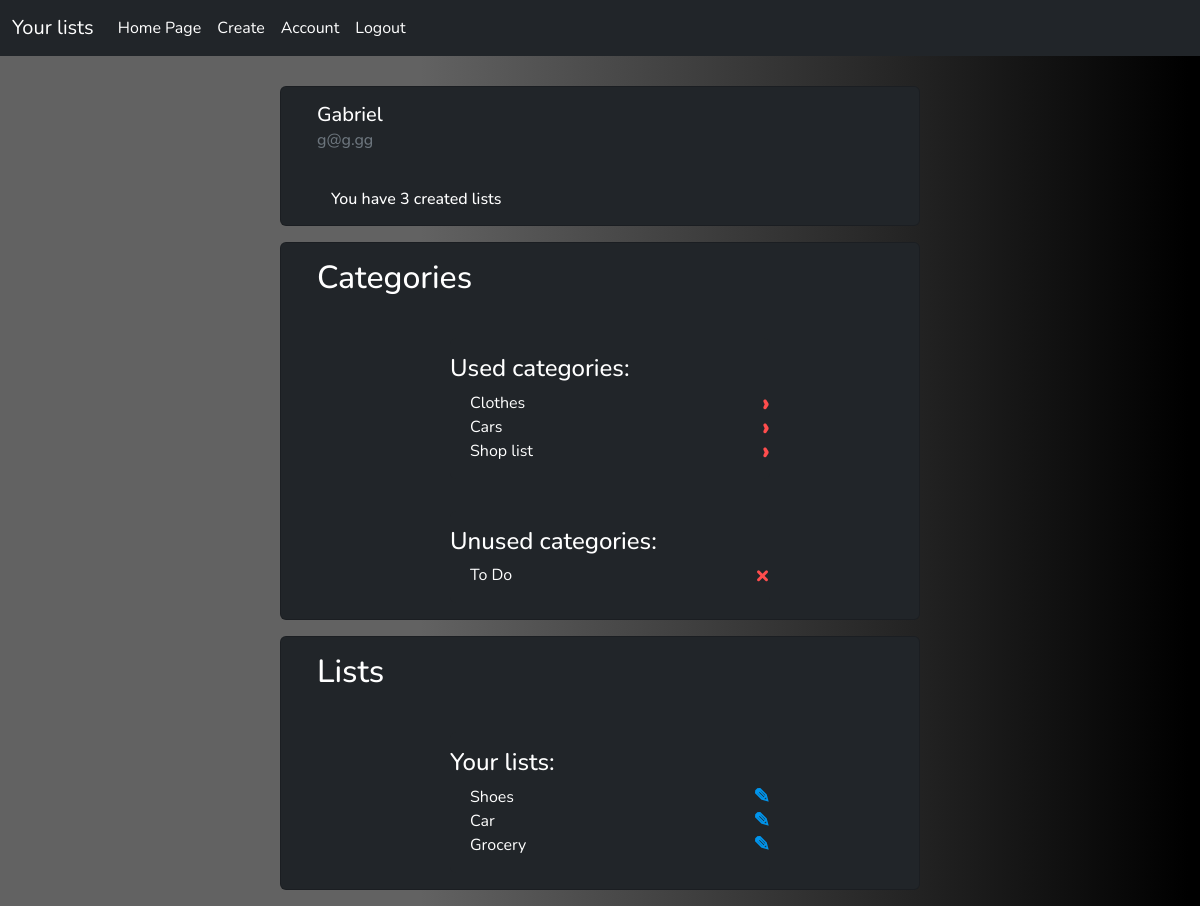
The app's page /account/ (signed in) with its own data.
### lists/models.py (models this page shows, shortened)
class Category(models.Model):
    name = models.CharField(max_length=50, null=False, blank=False)
    user = models.ForeignKey(User, on_delete=models.CASCADE, null=True)

class List(models.Model):
    category = models.ForeignKey(Category, on_delete=models.SET_NULL, null=True, blank=True)
    name = models.CharField(max_length=50, null=False)

### lists/views.py (the view)
# urls.py: path("account/", views.userDetail, name="account"),
@login_required()
def userDetail(request):
    user = request.user
    lists = List.objects.filter(category__user=user)
    categories = Category.objects.filter(user=user)
    context = {'lists': lists, 'categories': categories}
    return render(request, "lists/user.html", context)

### lists/templates/lists/user.html (shortened to what this page needs)
<!DOCTYPE html>
<html lang="en">
<head>
    {% extends 'lists/main.html' %}
    {% block content %}
</head>
<body>
     <div class="card bg-dark text-white mx-auto my-3 card-position">
        <div class="card-body">
            <h5 class="card-title capitalize">{{request.user}}</h5>
            <h6 class="card-subtitle mb-2 text-muted">{{request.user.email}}</h6>
        </div>
         <h6 class="card-text my-3 list-counter">You have {{ lists.count }} created lists</h6>
    </div>
    <div class="card bg-dark text-white mx-auto my-3 card-position">
        <div class="card-body">
            <h2 class="card-title">Categories</h2>
        </div>
        <div class="card bg-dark text-white mx-auto my-3 border-0 width20">
            <div class="card-text my-3">
                    <h4> Used categories: </h4>
                        {% for category in categories %}
                            <div class="list-group-item bg-dark text-white icon-position">
                                    {% if category.list_set.count > 0 %}
                                        {{category.name}}
                                    <a class="delete-link" href="{% url 'lists' %}?category={{category.name}}">&#8250;</a>
                                    {% endif %}
                            </div>
                        {% endfor %}
                </div>
            </div>
        <form method="POST" action="">
            <div class="card bg-dark text-white mx-auto my-3 border-0 width20">
                <div class="card-text my-3">
                    <h4> Unused categories: </h4>
                        {% for category in categories %}
                            <div class="list-group-item bg-dark text-white icon-position">
                                {% if category.list_set.count == 0 %}
                                    {{category.name}}
                                    <a class="delete-link" href="{% url 'delete-category' category.id %}">&#215;</a>
                                {% endif %}
                            </div>
                        {% endfor %}
                </div>
            </div>
        </form>
    </div>
    <div class="card bg-dark text-white mx-auto my-3 card-position">
        <div class="card-body">
            <h2 class="card-title">Lists</h2>
        </div>
        <div class="card bg-dark text-white mx-auto my-3 border-0 width20">
            <div class="card-text my-3">
                    <h4> Your lists: </h4>
                        {% for list in lists %}
                            <div class="list-group-item bg-dark text-white icon-position">
                                    {{list.name}}
                                    <a class="update-link" href="{% url 'update' list.id %}">&#9998;</a>
                            </div>
                        {% endfor %}
                </div>
            </div>
    </div>
</body>
</html>
{% endblock %}

### lists/static/css/lists.css (style rules this page uses)
.font { font-family: 'Nunito', sans-serif; }
.background { background: rgb(98,98,98); background: linear-gradient(90deg, rgba(98,98,98,1) 35%, rgba(0,0,0,1) 99%); }
.width20 { width: 20rem; }
.capitalize { text-transform: capitalize; }
.delete-link { text-decoration: none; font-weight: 900; color: #ff4d4d; font-size: 25px; line-height: 0; }
.update-link { text-decoration: none; font-weight: 900; color: #0095ed; font-size: 20px; line-height: 0; }
.card-position { width: 40rem; padding-left: 20px }
.icon-position { display: flex; align-items: center; padding-left: 20px; justify-content: space-between; }
.list-counter { margin: 30px; }

### records on screen
Category: name "Clothes"
Category: name "Cars"
Category: name "Shop list"
Category: name "To Do"
List: name "Shoes"
List: name "Car"
List: name "Grocery"

### other values on screen
{{ request.user }} "Gabriel"
{{ request.user.email }} "g@g.gg"
{{ lists.count }} "3"
